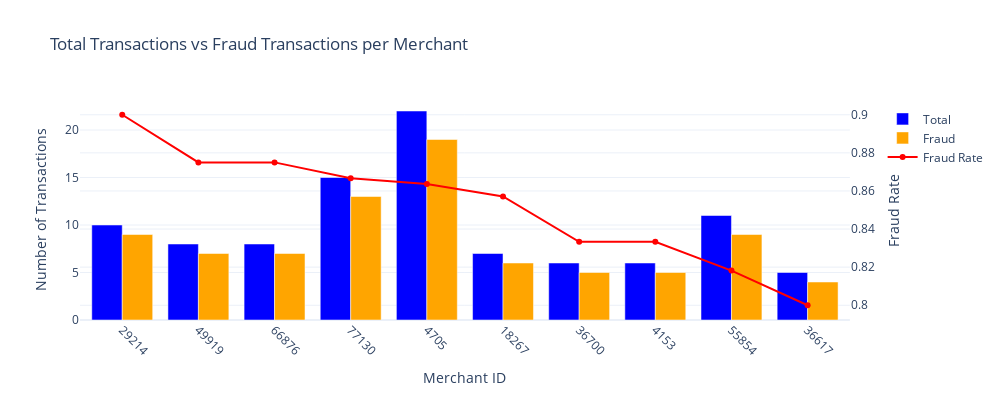

Here is the notebook cell this chart was saved with:
### Code cell
not_100_merchants = not_100_merchants.head(10)

fig = make_subplots(specs=[[{"secondary_y": True}]])

# Adding the bar for the total transactions
fig.add_trace(
    go.Bar(
        x=not_100_merchants['merchant_id'],
        y=not_100_merchants['total_transactions'],
        name='Total',
        marker_color='blue',
        hovertemplate='Total Transactions: %{y}<extra></extra>',
    ),
    secondary_y=False,
)

# Adding the bar for the fraudulent transactions
fig.add_trace(
    go.Bar(
        x=not_100_merchants['merchant_id'],
        y=not_100_merchants['fraud'],
        name='Fraud',
        marker_color='orange',
        hovertemplate='Fraud: %{y}<extra></extra>',
    ),
    secondary_y=False,
)

# Adding the line for the fraud rate
fig.add_trace(
    go.Scatter(
        x=not_100_merchants['merchant_id'],
        y=not_100_merchants['fraud_rate'],
        name='Fraud Rate',
        mode='lines+markers',
        line=dict(color='red'),
        hovertemplate='Fraud Rate: %{y}<extra></extra>',
    ),
    secondary_y=True,
)

# Layout configuration
fig.update_layout(
    title="Total Transactions vs Fraud Transactions per Merchant",
    xaxis_title="Merchant ID",
    yaxis_title="Number of Transactions",
    yaxis2_title="Fraud Rate",
    barmode='group',
    legend=dict(
        x=0.98,
        y=0.98,
        bgcolor='rgba(255, 255, 255, 0.5)',
    ),
    template="plotly_white",
    width=1000,
    height=400,
)

# Axis configuration
fig.update_xaxes(
    tickangle=45,
    type='category',
)
fig.show()

### Figure 1 — Plotly figure (JSON) as saved in the notebook; plotly's stock layout.template omitted (floating-point values rounded to 4 significant figures)
{"data": [{"hovertemplate": "Total Transactions: %{y}<extra></extra>", "marker": {"color": "blue"}, "name": "Total", "type": "bar", "x": [29214, 49919, 66876, 77130, 4705, 18267, 36700, 4153, 55854, 36617], "xaxis": "x", "y": [10, 8, 8, 15, 22, 7, 6, 6, 11, 5], "yaxis": "y"}, {"hovertemplate": "Fraud: %{y}<extra></extra>", "marker": {"color": "orange"}, "name": "Fraud", "type": "bar", "x": [29214, 49919, 66876, 77130, 4705, 18267, 36700, 4153, 55854, 36617], "xaxis": "x", "y": [9, 7, 7, 13, 19, 6, 5, 5, 9, 4], "yaxis": "y"}, {"hovertemplate": "Fraud Rate: %{y}<extra></extra>", "line": {"color": "red"}, "mode": "lines+markers", "name": "Fraud Rate", "type": "scatter", "x": [29214, 49919, 66876, 77130, 4705, 18267, 36700, 4153, 55854, 36617], "xaxis": "x", "y": [0.9, 0.875, 0.875, 0.8667, 0.8636, 0.8571, 0.8333, 0.8333, 0.8182, 0.8], "yaxis": "y2"}], "layout": {"barmode": "group", "height": 400, "legend": {"bgcolor": "rgba(255, 255, 255, 0.5)", "x": 0.98, "y": 0.98}, "title": {"text": "Total Transactions vs Fraud Transactions per Merchant"}, "width": 1000, "xaxis": {"anchor": "y", "domain": [0, 0.94], "tickangle": 45, "title": {"text": "Merchant ID"}, "type": "category"}, "yaxis": {"anchor": "x", "domain": [0, 1], "title": {"text": "Number of Transactions"}}, "yaxis2": {"anchor": "x", "overlaying": "y", "side": "right", "title": {"text": "Fraud Rate"}}}}
